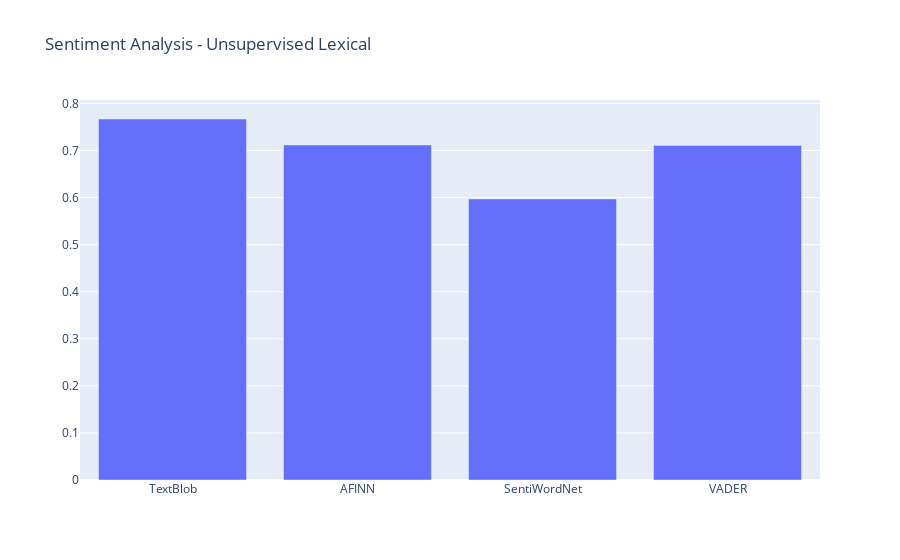

Here is the notebook cell this chart was saved with:
### Code cell
import plotly.graph_objects as go

x = ['TextBlob', 'AFINN', 'SentiWordNet', 'VADER']
y = [TextBlob_model, AFINN_model, sentiwordnet_model, VADER_model]

# Use the hovertext kw argument for hover text
fig = go.Figure(data=[go.Bar(x=x, y=y,)])
# Customize aspect
fig.update_layout(title_text='Sentiment Analysis - Unsupervised Lexical')
fig.show()

### Figure 1 — Plotly figure (JSON) as saved in the notebook; plotly's stock layout.template omitted (floating-point values rounded to 4 significant figures)
{"data": [{"type": "bar", "x": ["TextBlob", "AFINN", "SentiWordNet", "VADER"], "y": [0.7669, 0.7118, 0.5971, 0.7108]}], "layout": {"title": {"text": "Sentiment Analysis - Unsupervised Lexical"}}}
